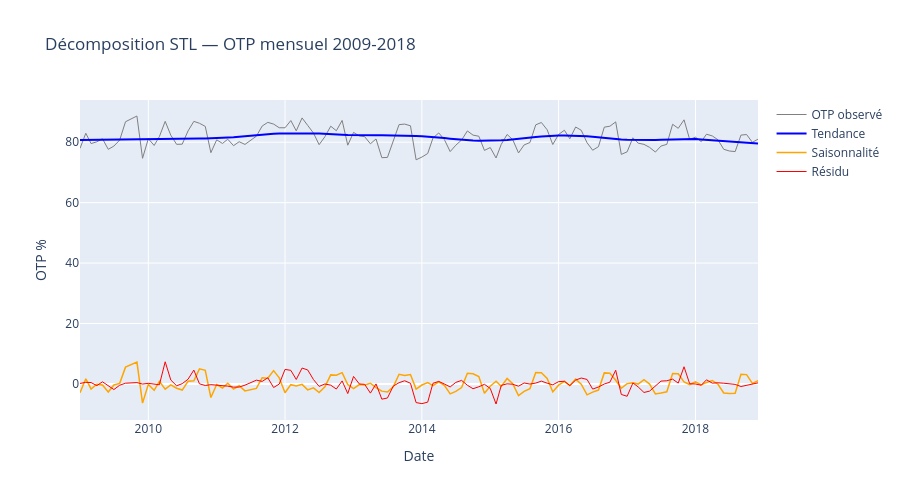

The cell this chart's notebook holds for it:
### Code cell
monthly_agg = df_monthly.groupby(['YEAR','MONTH'])['otp_pct'].mean().reset_index()
monthly_agg['date'] = pd.to_datetime(
    monthly_agg[['YEAR','MONTH']].assign(DAY=1)
    .rename(columns={'YEAR':'year','MONTH':'month','DAY':'day'})
)
ts = monthly_agg.set_index('date').sort_index()['otp_pct']

stl    = STL(ts, period=12, robust=True)
result = stl.fit()

df_stl = pd.DataFrame({
    'date'       : ts.index,
    'observed'   : result.observed,
    'trend'      : result.trend,
    'seasonal'   : result.seasonal,
    'residual'   : result.resid
})

fig = go.Figure()
fig.add_scatter(x=df_stl['date'], y=df_stl['observed'], name='OTP observé',  line=dict(color='gray', width=1))
fig.add_scatter(x=df_stl['date'], y=df_stl['trend'],    name='Tendance',     line=dict(color='blue', width=2))
fig.add_scatter(x=df_stl['date'], y=df_stl['seasonal'], name='Saisonnalité', line=dict(color='orange', width=1.5))
fig.add_scatter(x=df_stl['date'], y=df_stl['residual'], name='Résidu',       line=dict(color='red', width=1))

fig.update_layout(
    title='Décomposition STL — OTP mensuel 2009-2018',
    height=500,
    xaxis_title='Date',
    yaxis_title='OTP %'
)
fig.show()
